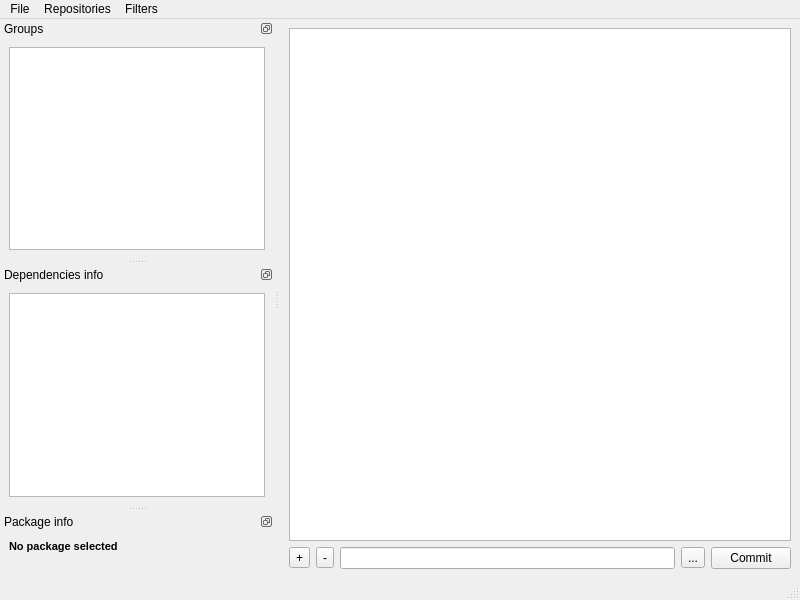
<?xml version="1.0" encoding="UTF-8"?>
<ui version="4.0">
 <class>MainWindowClass</class>
 <widget class="QMainWindow" name="MainWindowClass">
  <property name="geometry">
   <rect>
    <x>0</x>
    <y>0</y>
    <width>800</width>
    <height>600</height>
   </rect>
  </property>
  <property name="windowTitle">
   <string>MPKG Package manager</string>
  </property>
  <property name="windowIcon">
   <iconset resource="mainwindow.qrc">
    <normaloff>:/main/applications-system.png</normaloff>:/main/applications-system.png</iconset>
  </property>
  <widget class="QWidget" name="centralwidget">
   <layout class="QVBoxLayout" name="verticalLayout_3">
    <item>
     <layout class="QVBoxLayout" name="verticalLayout_2">
      <item>
       <widget class="QListWidget" name="packagesListWidget">
        <property name="autoScroll">
         <bool>false</bool>
        </property>
       </widget>
      </item>
      <item>
       <layout class="QHBoxLayout" name="horizontalLayout">
        <item>
         <widget class="QToolButton" name="markAllVisibleButton">
          <property name="text">
           <string>+</string>
          </property>
         </widget>
        </item>
        <item>
         <widget class="QToolButton" name="unmarkAllVisibleButton">
          <property name="text">
           <string>-</string>
          </property>
         </widget>
        </item>
        <item>
         <widget class="QLineEdit" name="searchLineEdit"/>
        </item>
        <item>
         <widget class="QToolButton" name="clearSearchButton">
          <property name="text">
           <string>...</string>
          </property>
          <property name="icon">
           <iconset resource="mainwindow.qrc">
            <normaloff>:/main/edit-clear-locationbar-rtl.png</normaloff>:/main/edit-clear-locationbar-rtl.png</iconset>
          </property>
         </widget>
        </item>
        <item>
         <widget class="QPushButton" name="commitButton">
          <property name="text">
           <string>Commit</string>
          </property>
         </widget>
        </item>
       </layout>
      </item>
     </layout>
    </item>
   </layout>
  </widget>
  <widget class="QMenuBar" name="menubar">
   <property name="geometry">
    <rect>
     <x>0</x>
     <y>0</y>
     <width>800</width>
     <height>21</height>
    </rect>
   </property>
   <widget class="QMenu" name="menuFile">
    <property name="title">
     <string>File</string>
    </property>
    <addaction name="actionSettings"/>
    <addaction name="separator"/>
    <addaction name="actionReload_package_list"/>
    <addaction name="separator"/>
    <addaction name="actionReset_queue"/>
    <addaction name="actionClean_cache"/>
    <addaction name="separator"/>
    <addaction name="actionCommit_actions"/>
    <addaction name="separator"/>
    <addaction name="actionQuit"/>
   </widget>
   <widget class="QMenu" name="menuFilters">
    <property name="title">
     <string>Filters</string>
    </property>
    <addaction name="actionHide_deprecated"/>
    <addaction name="actionHide_installed"/>
    <addaction name="actionHide_not_installed"/>
   </widget>
   <widget class="QMenu" name="menuRepositories_2">
    <property name="title">
     <string>Repositories</string>
    </property>
    <addaction name="actionUpdate_data"/>
    <addaction name="actionGet_repository_list"/>
   </widget>
   <addaction name="menuFile"/>
   <addaction name="menuRepositories_2"/>
   <addaction name="menuFilters"/>
  </widget>
  <widget class="QStatusBar" name="statusbar"/>
  <widget class="QDockWidget" name="groupsDockWidget">
   <property name="floating">
    <bool>false</bool>
   </property>
   <property name="features">
    <set>QDockWidget::DockWidgetFloatable|QDockWidget::DockWidgetMovable</set>
   </property>
   <property name="allowedAreas">
    <set>Qt::AllDockWidgetAreas</set>
   </property>
   <property name="windowTitle">
    <string>Groups</string>
   </property>
   <attribute name="dockWidgetArea">
    <number>1</number>
   </attribute>
   <widget class="QWidget" name="dockWidgetContents">
    <layout class="QVBoxLayout" name="verticalLayout">
     <item>
      <widget class="QListWidget" name="tagsListWidget"/>
     </item>
    </layout>
   </widget>
  </widget>
  <widget class="QDockWidget" name="dockWidget">
   <property name="floating">
    <bool>false</bool>
   </property>
   <property name="features">
    <set>QDockWidget::DockWidgetFloatable|QDockWidget::DockWidgetMovable</set>
   </property>
   <property name="windowTitle">
    <string>Dependencies info</string>
   </property>
   <attribute name="dockWidgetArea">
    <number>1</number>
   </attribute>
   <widget class="QWidget" name="dockWidgetContents_2">
    <layout class="QVBoxLayout" name="verticalLayout_4">
     <item>
      <widget class="QListWidget" name="dependencyListWidget"/>
     </item>
    </layout>
   </widget>
  </widget>
  <widget class="QDockWidget" name="infoDockWidget_2">
   <property name="floating">
    <bool>false</bool>
   </property>
   <property name="features">
    <set>QDockWidget::DockWidgetFloatable|QDockWidget::DockWidgetMovable</set>
   </property>
   <property name="windowTitle">
    <string>Package info</string>
   </property>
   <attribute name="dockWidgetArea">
    <number>1</number>
   </attribute>
   <widget class="QWidget" name="dockWidgetContents_4">
    <layout class="QVBoxLayout" name="verticalLayout_5">
     <item>
      <widget class="QLabel" name="packageInfoLabel">
       <property name="text">
        <string>&lt;!DOCTYPE HTML PUBLIC &quot;-//W3C//DTD HTML 4.0//EN&quot; &quot;http://www.w3.org/TR/REC-html40/strict.dtd&quot;&gt;
&lt;html&gt;&lt;head&gt;&lt;meta name=&quot;qrichtext&quot; content=&quot;1&quot; /&gt;&lt;style type=&quot;text/css&quot;&gt;
p, li { white-space: pre-wrap; }
&lt;/style&gt;&lt;/head&gt;&lt;body style=&quot; font-family:'Tahoma'; font-size:8pt; font-weight:400; font-style:normal;&quot;&gt;
&lt;p style=&quot; margin-top:0px; margin-bottom:0px; margin-left:0px; margin-right:0px; -qt-block-indent:0; text-indent:0px;&quot;&gt;&lt;span style=&quot; font-weight:600;&quot;&gt;No package selected&lt;/span&gt;&lt;/p&gt;&lt;/body&gt;&lt;/html&gt;</string>
       </property>
       <property name="scaledContents">
        <bool>true</bool>
       </property>
       <property name="alignment">
        <set>Qt::AlignLeading|Qt::AlignLeft|Qt::AlignTop</set>
       </property>
       <property name="wordWrap">
        <bool>true</bool>
       </property>
       <property name="openExternalLinks">
        <bool>true</bool>
       </property>
      </widget>
     </item>
    </layout>
   </widget>
  </widget>
  <action name="actionSettings">
   <property name="text">
    <string>Settings</string>
   </property>
  </action>
  <action name="actionAdd_remove_repositories">
   <property name="text">
    <string>Add/remove repositories</string>
   </property>
  </action>
  <action name="actionUpdate_data">
   <property name="text">
    <string>Update data</string>
   </property>
  </action>
  <action name="actionAdvanced_search">
   <property name="text">
    <string>Advanced search...</string>
   </property>
  </action>
  <action name="actionMPKG_Manual">
   <property name="text">
    <string>MPKG Manual</string>
   </property>
  </action>
  <action name="actionGlobal_settings">
   <property name="text">
    <string>Global settings</string>
   </property>
  </action>
  <action name="actionManager_settings">
   <property name="text">
    <string>Manager settings</string>
   </property>
  </action>
  <action name="actionAbout_MPKG">
   <property name="text">
    <string>About MPKG...</string>
   </property>
  </action>
  <action name="actionAbout_Qt">
   <property name="text">
    <string>About Qt...</string>
   </property>
  </action>
  <action name="actionQuit">
   <property name="text">
    <string>Quit</string>
   </property>
   <property name="shortcut">
    <string>Ctrl+Q</string>
   </property>
  </action>
  <action name="actionShow_queue">
   <property name="text">
    <string>Show queue</string>
   </property>
  </action>
  <action name="actionReload_package_list">
   <property name="text">
    <string>Reload package list</string>
   </property>
  </action>
  <action name="actionReset_queue">
   <property name="text">
    <string>Reset queue</string>
   </property>
  </action>
  <action name="actionClean_cache">
   <property name="text">
    <string>Clean cache</string>
   </property>
  </action>
  <action name="actionShow_installed">
   <property name="text">
    <string>Show installed</string>
   </property>
  </action>
  <action name="actionHide_deprecated">
   <property name="checkable">
    <bool>true</bool>
   </property>
   <property name="checked">
    <bool>true</bool>
   </property>
   <property name="text">
    <string>Hide deprecated</string>
   </property>
  </action>
  <action name="actionHide_installed">
   <property name="checkable">
    <bool>true</bool>
   </property>
   <property name="text">
    <string>Hide installed</string>
   </property>
  </action>
  <action name="actionHide_not_installed">
   <property name="checkable">
    <bool>true</bool>
   </property>
   <property name="text">
    <string>Hide not installed</string>
   </property>
  </action>
  <action name="actionCommit_actions">
   <property name="text">
    <string>Commit actions</string>
   </property>
  </action>
  <action name="actionGet_repository_list">
   <property name="text">
    <string>Get repository list</string>
   </property>
  </action>
  <zorder>dockWidget</zorder>
 </widget>
 <resources>
  <include location="mainwindow.qrc"/>
 </resources>
 <connections/>
</ui>
